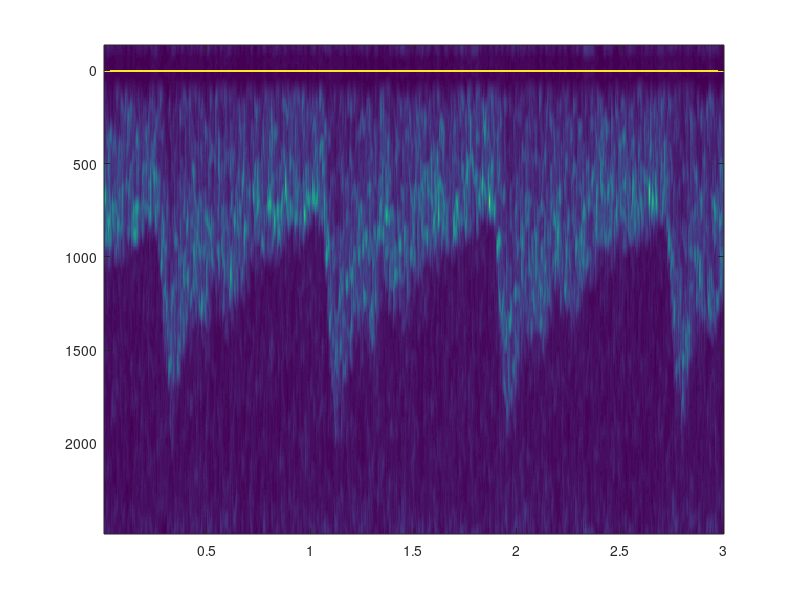

Here is the MATLAB script that generated this plot: (Note: this script raises an error after producing the figure.)
clear
clc

load spectrum_1.mat
Sdat = flipud(spectrum_1);


N = size(Sdat,2);
time = 3*(1:N)'/592;
frequency = linspace(-131,2481,256);
figure(1)
imagesc(time,frequency,Sdat)

%% enhancement
Sdat_hist_1 = histeq(min(Sdat,15)/15);
Sdat_hist = Sdat_hist_1;
Sdat_hist(Sdat_hist>0.7) = 1;
Sdat_hist(Sdat_hist<0.5) = 0;

%% find envelope
envelope = zeros(N,1);
for m = 1:N
    % fit curve with step function
    x = stepfit(Sdat_hist(:,m), 1, 0, 70);
    envelope(m,1) =  x;
end
k1 = (-131-2481)/-256;
b1 = -131;
envelope = k1*envelope + b1;

figure(2)
imagesc(time,frequency,Sdat_hist_1)
% colormap turbo
hold on
% figure(3)
plot(time,envelope, 'r', 'LineWidth', 2)


%% find max and min peaks 
Nslide = 400; 
Nwindow = 590;

smooth_enve = smooth(envelope,5);
for m = 1:Nslide:length(envelope)-Nwindow 
    m,
    sorted = sort(smooth_enve(m:m+Nwindow-1));
    up_limit = mean(sorted(end-5:end));
    down_limit = mean(sorted(1:5));
    
    [pks_EDV, locs_EDV] = findpeaks(envelope(m:m+Nwindow-1),'MinPeakHeight',up_limit-20,'MinPeakDistance',120); 
    [pks_ESV, locs_ESV] = findpeaks(-envelope(m:m+Nwindow-1),'MinPeakHeight',-down_limit-20,'MinPeakDistance',120);
    
    abs_x_EDV = locs_EDV + m - 1;
    abs_x_ESV = locs_ESV + m - 1;
    
    if m == 1
        x_PSV = abs_x_EDV;
        x_EDV = abs_x_ESV;
    end

    if m > 1
        ind = find(abs_x_EDV == x_PSV(end));
        if ind > 0
            abs_x_EDV(ind) = [];
        end
        x_PSV = [x_PSV; abs_x_EDV];
        
        ind = find(abs_x_ESV == x_EDV(end));
        if ind > 0
            abs_x_ESV(ind) = [];
        end
        x_EDV = [x_EDV; abs_x_ESV];
    end
end

y_PSV = envelope(x_PSV) * 154000/(2*2e6);
y_EDV = envelope(x_EDV) * 154000/(2*2e6);

figure(5)
plot(envelope* 154000/(2*2e6))
hold on
plot(x_PSV, y_PSV, '*r')
plot(x_EDV, y_EDV, '*k')
